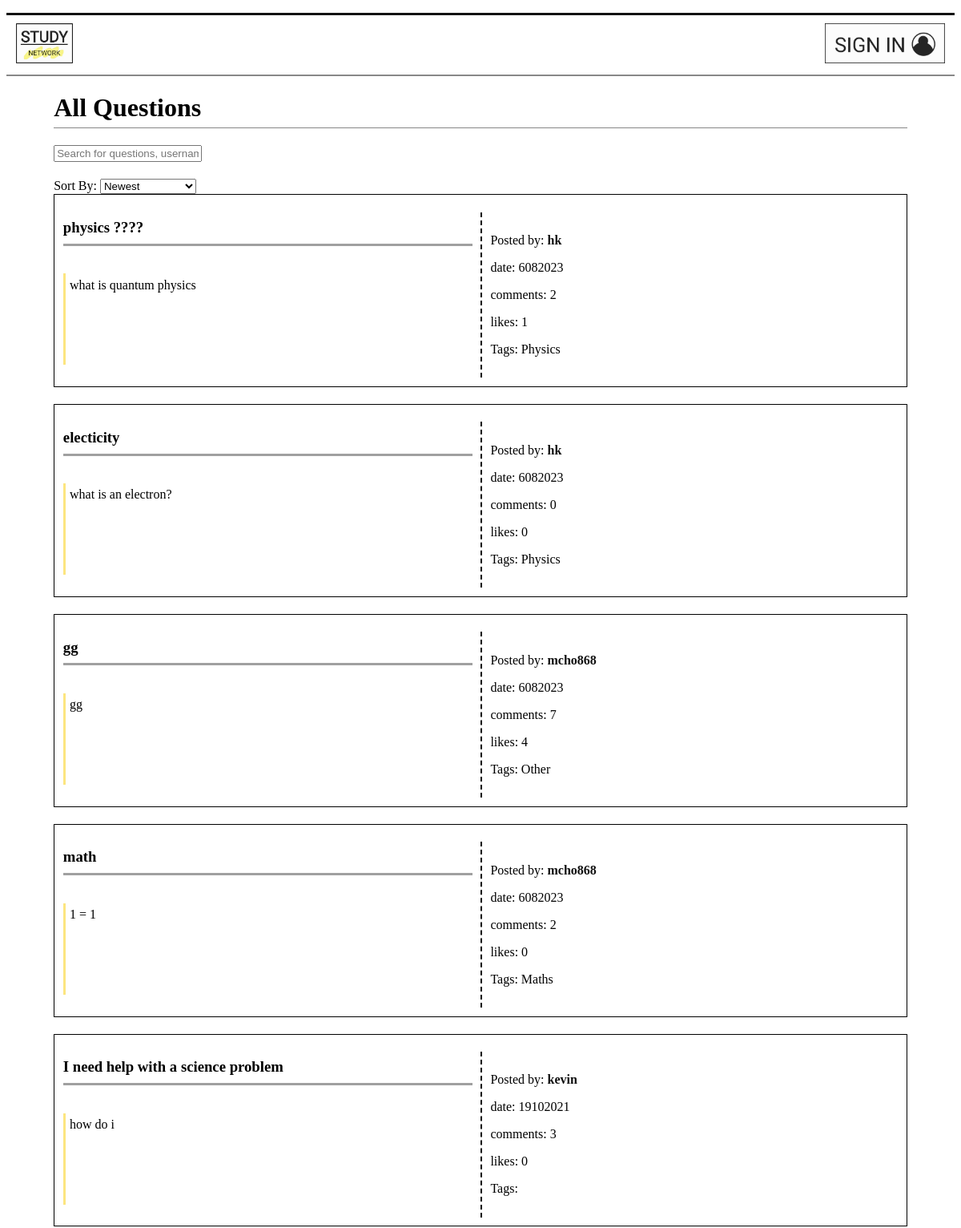
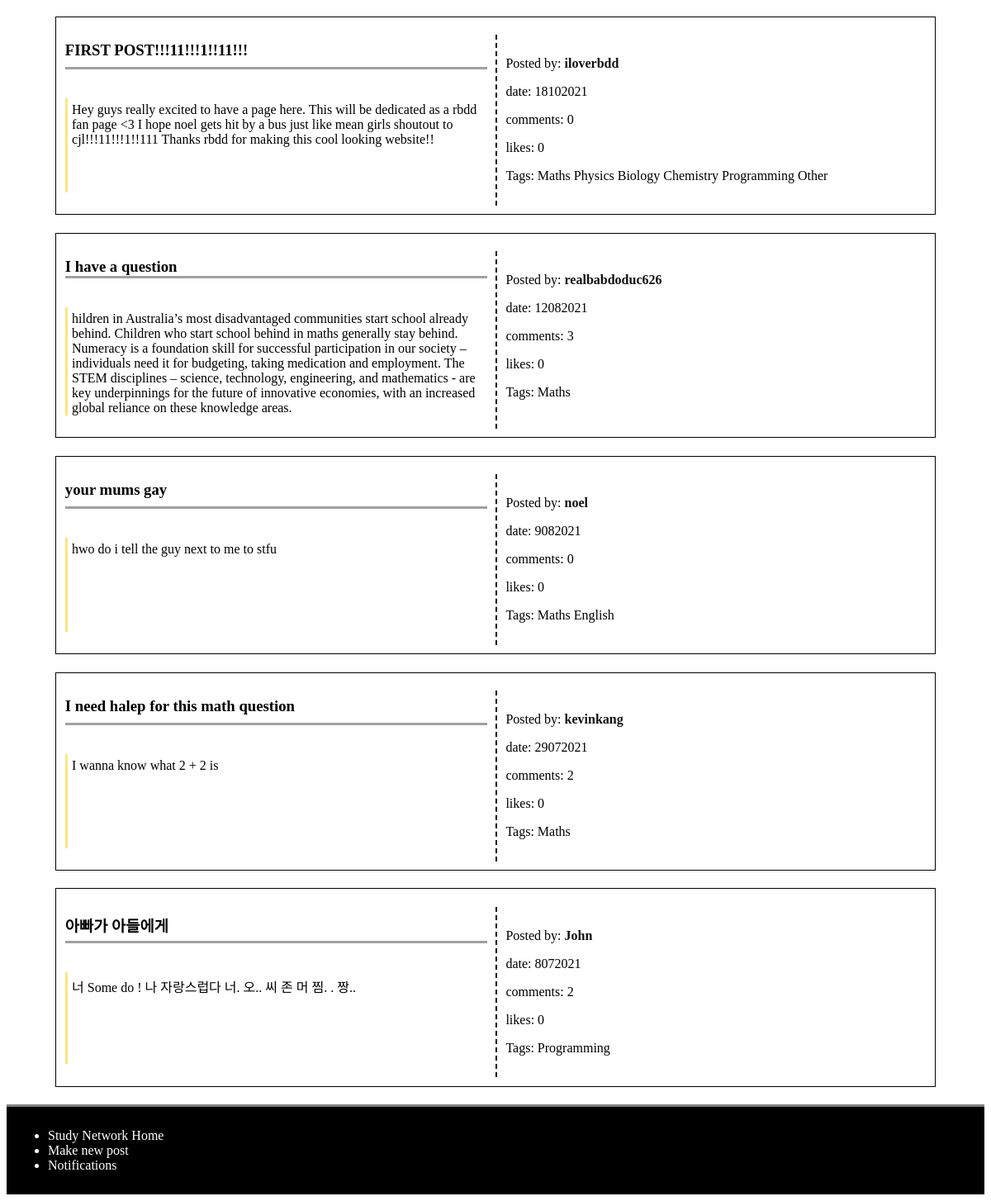
The app's page /, older data (2 pictures, top to bottom).
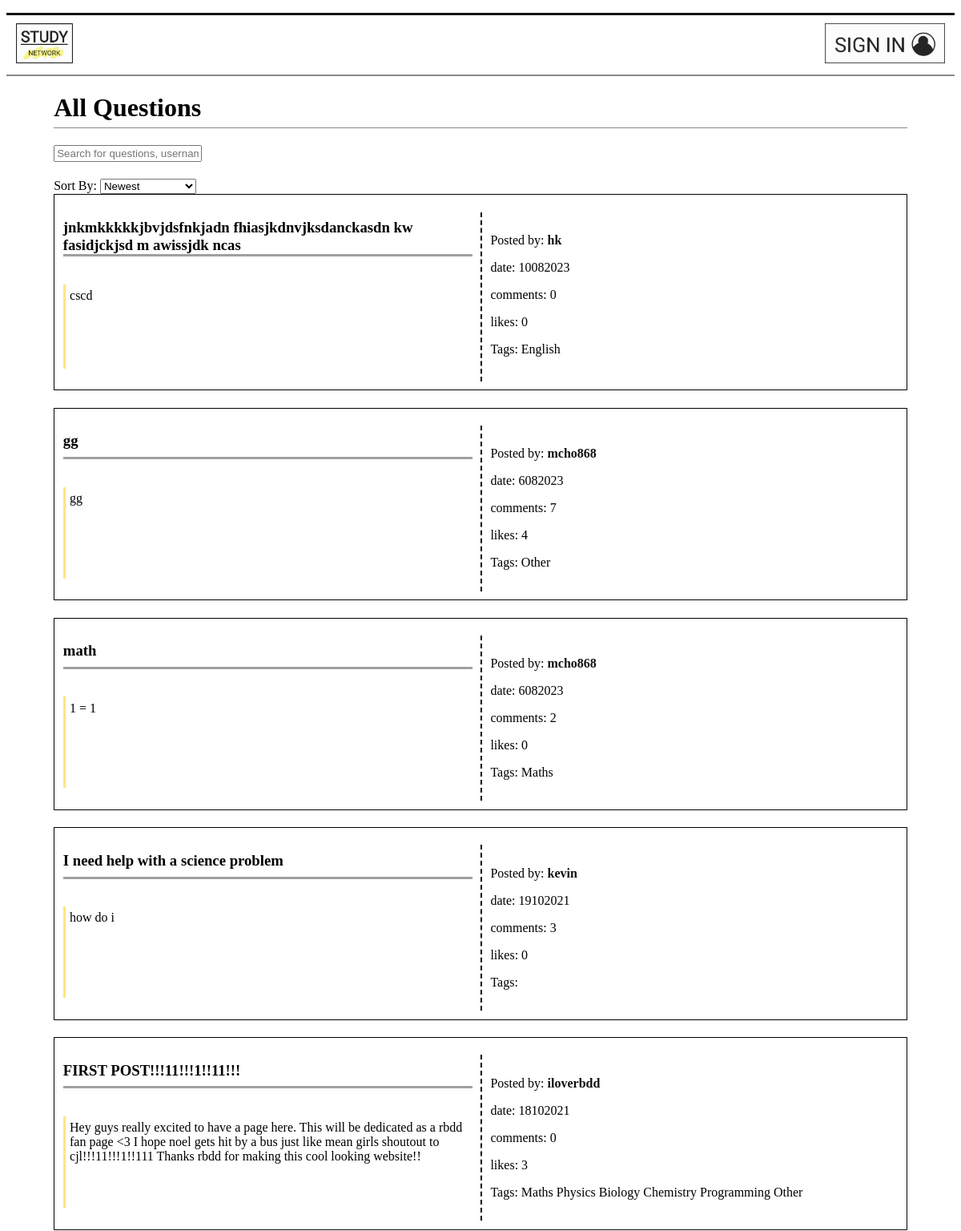
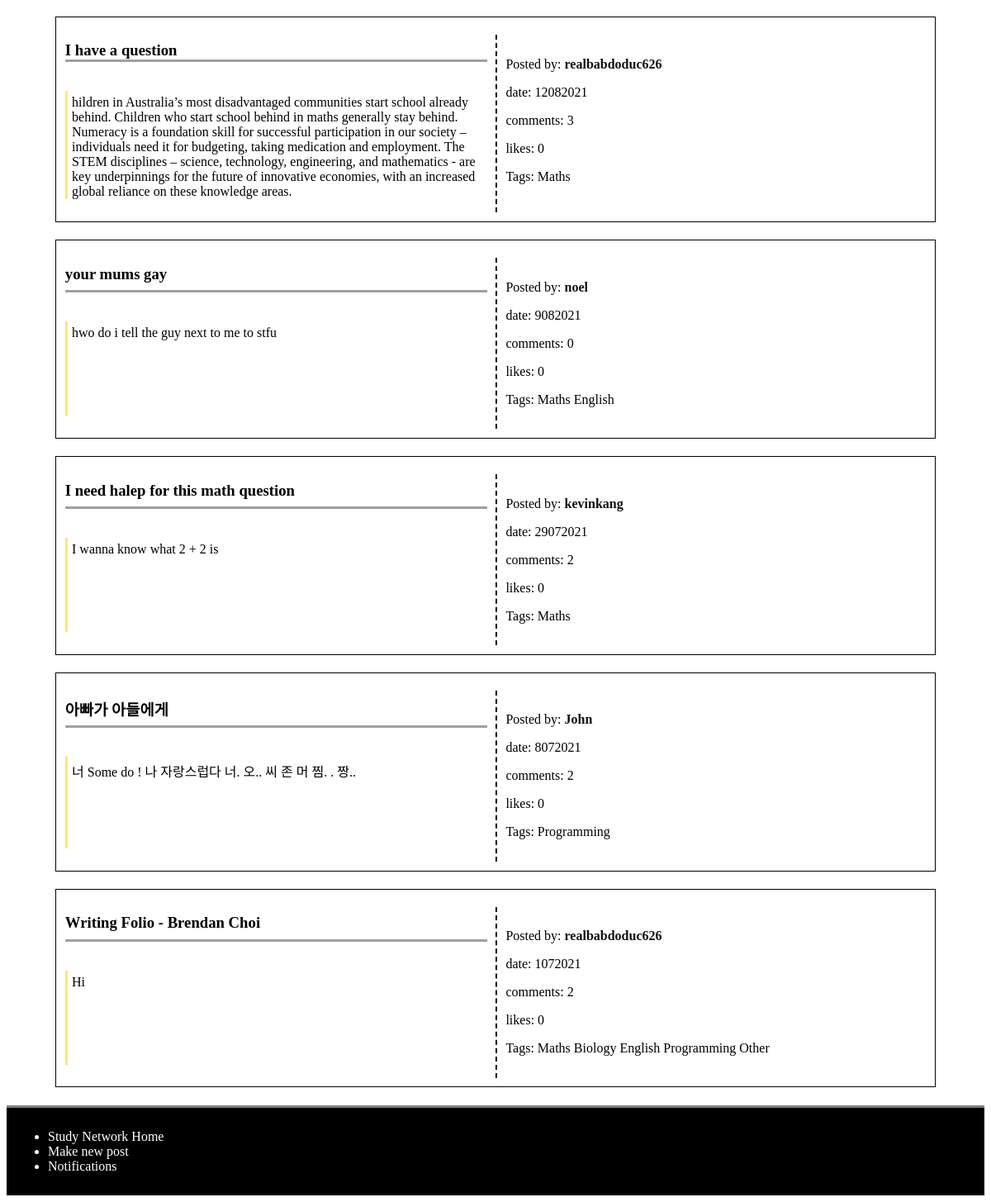
The same page, newer data (2 pictures, top to bottom).
### models.py (models this page shows)
class Post(db.Model):
    __tablename__ = 'Post'
    id = db.Column(db.Integer, primary_key=True)
    title = db.Column(db.Text)
    discussion = db.Column(db.Text)
    date = db.Column(db.Integer)
    comments = db.Column(db.Integer)
    user_id = db.Column(db.Integer, db.ForeignKey('User.id'))
    likes = db.Column(db.Integer)
    post_user = db.relationship('User', back_populates='user_post')
    replies_post = db.relationship('Reply', secondary=PostReply, back_populates='posts_reply')
    categories_post = db.relationship('Category', secondary=PostCategory, back_populates='posts_category')
    notifications_post = db.relationship('Notification', back_populates='posts_notification')
    posts = db.relationship('Comment', back_populates='user')

class User(db.Model):
    __tablename__ = 'User'
    id = db.Column(db.Integer, primary_key=True)
    username = db.Column(db.Text)
    email = db.Column(db.Text)
    password = db.Column(db.Text)
    user_post = db.relationship('Post', back_populates='post_user')
    notifications_user = db.relationship('Notification', back_populates='users_notification')
    users = db.relationship('Comment', back_populates='post')

class Category(db.Model):
    __tablename__ = 'Category'
    id = db.Column(db.Integer, primary_key=True)
    topic = db.Column(db.Text)
    posts_category = db.relationship('Post', secondary=PostCategory, back_populates='categories_post')

### main.py (the view)
@app.route('/', methods=['GET', 'POST'])
def home():
    page = request.args.get('page', 1, type=int)
    post = models.Post.query
    posts_per_page = 10  # Number of posts to display per page
    sort_option = request.args.get('sort')
    if sort_option == 'comments (most comment)':
        post = post.order_by(desc(models.Post.comments))
    elif sort_option == 'comments (least comment)':
        post = post.order_by(models.Post.comments)
    elif sort_option == 'most likes':
        post = post.order_by(desc(models.Post.likes))
    elif sort_option == 'least likes':
        post = post.order_by(models.Post.likes)
    elif sort_option == 'date (ascending)':
        post = post.order_by(models.Post.id)
    else:  # Default sorting: by date
        post = post.order_by(desc(models.Post.id))
    paginated_posts = post.paginate(page=page, per_page=posts_per_page)
    posts = paginated_posts.items
    session['selectedOption'] = sort_option
    return render_template('home.html', posts=posts, title='home', n=paginated_posts.total)

### main.py (called while the page is built)
@app.context_processor
def notification_processor():
    if  g.logged_in_user:
        num_notification = models.Notification.query.filter_by(user_id = session['logged_in_user']).all()
        if len(num_notification) > 99:
            return dict(num_notification = '99..') #When the number of notification is too big, it just shows 99+.
        else:
            return dict(num_notification = len(num_notification))
    else:
        return dict(num_notification = 'No one is logged in')

@app.before_request
def before_request():
    g.logged_in_user = None
    if 'logged_in_user' in session:
        g.logged_in_user = session['logged_in_user']

### templates/home.html (shortened to what this page needs)
{% extends 'layout.html' %}
{% block content %}
<main>
<h1>All Questions</h1>
<input type='text' id='search' onkeyup='SearchFilter()'
placeholder='Search for questions, username or tags'>
<div>
    <label for="sortSelect">Sort By:</label>
    <select id="sortSelect" onchange="handleSort()">
      <option value="date (descending)">Newest</option>
    </select>
</div>
<div id='questionList'>
{% for post in posts %}
<div class='grid_container'>
    {% if g.logged_in_user %}
        <a href='/comment/{{post.id}}'><h3 class='title'>{{ post.title }}</h3></a>
        <a href='/comment/{{post.id}}'><p class='discussion'>{{ post.discussion }}</p></a>
    {% else %}
        <h3 class='title'>{{ post.title }}</h3>
        <p class='discussion'>{{ post.discussion }}</p>
    {% endif %}
    <div class='other_information'>
    <p>Posted by: <a class='name' id='name' href='/profile/{{post.post_user.id}}'><strong>{{ post.post_user.username }}</strong></a></p>
    <p>date: {{ post.date }}
    <p>comments: {{ post.comments }}</p>
    <p>likes: {{ post.likes }}</p>
    <p class='tags'>Tags: {% for catego in post.categories_post %}
        {{catego.topic}}
        {% endfor %}
    </p>
    </div>
</div>
{% endfor %}
</main>
{% endblock %}

### templates/layout.html (shortened to what this page needs)
<!DOCTYPE html>
<html lang='en'>
    <head>
        <link rel='stylesheet' href='/static/css/style.css'>
    </head>
    <body>
        {% include 'nav.html' %}
        {% block content %}{% endblock %}
        {% include 'footer.html' %}
    </body>
</html>

### templates/nav.html
<nav>
<ul>
    <div class='size_adjust_div'>
    <li><a href='/'><img src='/static/logo/Study_network - Copy.jpg' alt='Study Network Home'></a></li>
    {% if g.logged_in_user %}
        <li style = 'float:right'><a class='logged_in' href='/profile/{{g.logged_in_user}}'><img src='/static//logo/KakaoTalk_20210802_114208981.jpg' alt='profile'></a></li>
        <li><a href='/post'><img src='/static/logo/KakaoTalk_20210729_123828148_01.jpg' alt='Post'></a></li>
        {% if num_notification != 0 %}
            <li style = 'float:right' class='notification'><a href='/notification'><span><img src='/static/logo/notification.jpg' alt='notification'></span><span class='badge'> {{num_notification}} </span></a></li>
        {% else %}
            <li style = 'float:right' class='notification'><a href='/notification'><span><img src='/static/logo/notification.jpg' alt='notification'></a></li>
        {% endif %}
    {% else %}
        <li style = 'float:right'></listyle><a class='logged_in' href='/signin'><img src='/static/logo/KakaoTalk_20210802_113545184.jpg' alt='sign in'></a></li>
    {% endif %}
    </div>
</ul>
</nav>

### templates/footer.html
<footer>
    <ul>
        <div class='size_adjust_div'>
        <li><a href='/'>Study Network Home</a></li>
        <li><a href='/post'>Make new post</a></li>
        <li><a href='/notification'>Notifications</a></li>
        </div>
    </ul>
</footer>

### static/css/style.css (style rules this page uses)
a { text-decoration: none; color: #111; }
body main { display: block; max-width: 90%; margin-left: 5%; }
body main h1 { border-bottom: 1px #888 solid; padding-bottom: 0.5%; }
nav ul { list-style-type: none; margin-bottom: 0.5%; padding: 0; overflow: hidden; background-color: white; border-bottom: 2px solid #888; border-top: 3px solid #111; width: 100%; }
nav li:not(.logged_in) { float: left; }
nav li a { display: block; color: black; text-align: center; padding: 10px 12px; text-decoration: none; }
nav li a img { width: 100%; height: 50px; }
footer { list-style-type: none; margin: 0; padding: 10px; overflow: hidden; background-color: black; border-top: 3px solid grey; }
footer ul li { color: white; }
footer ul li a { color: white; }
.grid_container { display: grid; grid-template-columns: 50% 50%; border: 1px solid black; padding: 1%; margin-bottom: 2%; }
.title { grid-column: 1; grid-row: 1; margin-right: 2%; border-bottom: rgb(160, 160, 160) solid 3px; }
.discussion { grid-row:2; grid-column: 1; min-height: 100px; margin-right: 2%; padding-left: 1%; padding-top:1%; border-left: rgb(252, 229, 128) solid 3px; }
.other_information { grid-column: 2; grid-row: 1/ span 2; padding: 2%; margin-top: 2%; border-left: 2px dashed black; }
main input { margin-bottom: 2%; }

Row changes from the older to the newer data that the page shows:
removed Post: title "physics ????", discussion "what is quantum physics", post_user.username "hk", date "6082023", comments "2", likes "1", Category (topic "Physics")
removed Post: title "electicity", discussion "what is an electron?", post_user.username "hk", date "6082023", comments "0", likes "0", Category (topic "Physics")
added Post: title "jnkmkkkkkjbvjdsfnkjadn fhiasjkdnvjksdanckasdn kw fasidjckjsd m awissjdk ncas", discussion "cscd", post_user.username "hk", date "10082023", comments "0", likes "0", Category (topic "English")
changed Post "FIRST POST!!!11!!!1!!11!!!": likes "0" → "3"
now on this page (row unchanged): Post: title "Writing Folio - Brendan Choi", discussion "Hi", post_user.username "realbabdoduc626", date "1072021", comments "2", likes "0", Category (topic "Maths"), Category (topic "Biology"), Category (topic "English"), Category (topic "Programming"), Category (topic "Other")
